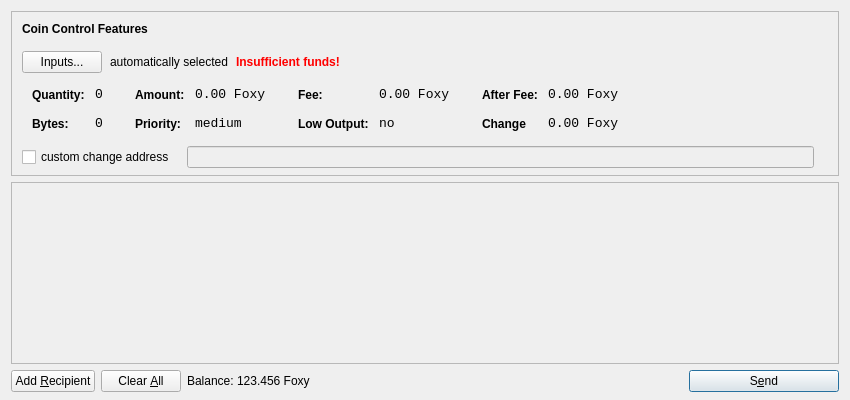
<?xml version="1.0" encoding="UTF-8"?>
<ui version="4.0">
 <class>SendCoinsDialog</class>
 <widget class="QDialog" name="SendCoinsDialog">
  <property name="geometry">
   <rect>
    <x>0</x>
    <y>0</y>
    <width>850</width>
    <height>400</height>
   </rect>
  </property>
  <property name="windowTitle">
   <string>Send Coins</string>
  </property>
  <layout class="QVBoxLayout" name="verticalLayout" stretch="0,1,0">
   <property name="bottomMargin">
    <number>8</number>
   </property>
   <item>
    <widget class="QFrame" name="frameCoinControl">
     <property name="sizePolicy">
      <sizepolicy hsizetype="Expanding" vsizetype="Expanding">
       <horstretch>0</horstretch>
       <verstretch>0</verstretch>
      </sizepolicy>
     </property>
     <property name="maximumSize">
      <size>
       <width>16777215</width>
       <height>16777215</height>
      </size>
     </property>
     <property name="frameShape">
      <enum>QFrame::StyledPanel</enum>
     </property>
     <property name="frameShadow">
      <enum>QFrame::Sunken</enum>
     </property>
     <layout class="QVBoxLayout" name="verticalLayoutCoinControl2">
      <property name="spacing">
       <number>-1</number>
      </property>
      <property name="leftMargin">
       <number>0</number>
      </property>
      <property name="topMargin">
       <number>0</number>
      </property>
      <property name="rightMargin">
       <number>0</number>
      </property>
      <property name="bottomMargin">
       <number>6</number>
      </property>
      <item>
       <layout class="QVBoxLayout" name="verticalLayoutCoinControl" stretch="0,0,0,0,1">
        <property name="spacing">
         <number>0</number>
        </property>
        <property name="leftMargin">
         <number>10</number>
        </property>
        <property name="topMargin">
         <number>10</number>
        </property>
        <item>
         <layout class="QHBoxLayout" name="horizontalLayoutCoinControl1">
          <property name="bottomMargin">
           <number>15</number>
          </property>
          <item>
           <widget class="QLabel" name="labelCoinControlFeatures">
            <property name="sizePolicy">
             <sizepolicy hsizetype="Preferred" vsizetype="Maximum">
              <horstretch>0</horstretch>
              <verstretch>0</verstretch>
             </sizepolicy>
            </property>
            <property name="font">
             <font>
              <weight>75</weight>
              <bold>true</bold>
             </font>
            </property>
            <property name="styleSheet">
             <string notr="true">font-weight:bold;</string>
            </property>
            <property name="text">
             <string>Coin Control Features</string>
            </property>
           </widget>
          </item>
         </layout>
        </item>
        <item>
         <layout class="QHBoxLayout" name="horizontalLayoutCoinControl2" stretch="0,0,0,0">
          <property name="spacing">
           <number>8</number>
          </property>
          <property name="bottomMargin">
           <number>10</number>
          </property>
          <item>
           <widget class="QPushButton" name="pushButtonCoinControl">
            <property name="styleSheet">
             <string notr="true"/>
            </property>
            <property name="text">
             <string>Inputs...</string>
            </property>
           </widget>
          </item>
          <item>
           <widget class="QLabel" name="labelCoinControlAutomaticallySelected">
            <property name="text">
             <string>automatically selected</string>
            </property>
            <property name="margin">
             <number>5</number>
            </property>
           </widget>
          </item>
          <item>
           <widget class="QLabel" name="labelCoinControlInsuffFunds">
            <property name="font">
             <font>
              <weight>75</weight>
              <bold>true</bold>
             </font>
            </property>
            <property name="styleSheet">
             <string notr="true">color:red;font-weight:bold;</string>
            </property>
            <property name="text">
             <string>Insufficient funds!</string>
            </property>
            <property name="margin">
             <number>5</number>
            </property>
           </widget>
          </item>
          <item>
           <spacer name="horizontalSpacerCoinControl">
            <property name="orientation">
             <enum>Qt::Horizontal</enum>
            </property>
            <property name="sizeHint" stdset="0">
             <size>
              <width>40</width>
              <height>1</height>
             </size>
            </property>
           </spacer>
          </item>
         </layout>
        </item>
        <item>
         <widget class="QWidget" name="widgetCoinControl" native="true">
          <property name="sizePolicy">
           <sizepolicy hsizetype="Preferred" vsizetype="Preferred">
            <horstretch>0</horstretch>
            <verstretch>0</verstretch>
           </sizepolicy>
          </property>
          <property name="minimumSize">
           <size>
            <width>0</width>
            <height>0</height>
           </size>
          </property>
          <property name="styleSheet">
           <string notr="true"/>
          </property>
          <layout class="QHBoxLayout" name="horizontalLayoutCoinControl5">
           <property name="margin">
            <number>0</number>
           </property>
           <item>
            <layout class="QHBoxLayout" name="horizontalLayoutCoinControl3" stretch="0,0,0,1">
             <property name="spacing">
              <number>20</number>
             </property>
             <property name="topMargin">
              <number>0</number>
             </property>
             <property name="bottomMargin">
              <number>10</number>
             </property>
             <item>
              <layout class="QFormLayout" name="formLayoutCoinControl1">
               <property name="horizontalSpacing">
                <number>10</number>
               </property>
               <property name="verticalSpacing">
                <number>14</number>
               </property>
               <property name="leftMargin">
                <number>10</number>
               </property>
               <property name="topMargin">
                <number>4</number>
               </property>
               <property name="rightMargin">
                <number>6</number>
               </property>
               <item row="0" column="0">
                <widget class="QLabel" name="labelCoinControlQuantityText">
                 <property name="styleSheet">
                  <string notr="true">font-weight:bold;</string>
                 </property>
                 <property name="text">
                  <string>Quantity:</string>
                 </property>
                 <property name="margin">
                  <number>0</number>
                 </property>
                </widget>
               </item>
               <item row="0" column="1">
                <widget class="QLabel" name="labelCoinControlQuantity">
                 <property name="font">
                  <font>
                   <family>Monospace</family>
                   <pointsize>10</pointsize>
                  </font>
                 </property>
                 <property name="cursor">
                  <cursorShape>IBeamCursor</cursorShape>
                 </property>
                 <property name="contextMenuPolicy">
                  <enum>Qt::ActionsContextMenu</enum>
                 </property>
                 <property name="text">
                  <string>0</string>
                 </property>
                 <property name="margin">
                  <number>0</number>
                 </property>
                 <property name="textInteractionFlags">
                  <set>Qt::LinksAccessibleByMouse|Qt::TextSelectableByKeyboard|Qt::TextSelectableByMouse</set>
                 </property>
                </widget>
               </item>
               <item row="1" column="0">
                <widget class="QLabel" name="labelCoinControlBytesText">
                 <property name="styleSheet">
                  <string notr="true">font-weight:bold;</string>
                 </property>
                 <property name="text">
                  <string>Bytes:</string>
                 </property>
                </widget>
               </item>
               <item row="1" column="1">
                <widget class="QLabel" name="labelCoinControlBytes">
                 <property name="font">
                  <font>
                   <family>Monospace</family>
                   <pointsize>10</pointsize>
                  </font>
                 </property>
                 <property name="cursor">
                  <cursorShape>IBeamCursor</cursorShape>
                 </property>
                 <property name="contextMenuPolicy">
                  <enum>Qt::ActionsContextMenu</enum>
                 </property>
                 <property name="text">
                  <string>0</string>
                 </property>
                 <property name="textInteractionFlags">
                  <set>Qt::LinksAccessibleByMouse|Qt::TextSelectableByKeyboard|Qt::TextSelectableByMouse</set>
                 </property>
                </widget>
               </item>
              </layout>
             </item>
             <item>
              <layout class="QFormLayout" name="formLayoutCoinControl2">
               <property name="horizontalSpacing">
                <number>10</number>
               </property>
               <property name="verticalSpacing">
                <number>14</number>
               </property>
               <property name="leftMargin">
                <number>6</number>
               </property>
               <property name="topMargin">
                <number>4</number>
               </property>
               <property name="rightMargin">
                <number>6</number>
               </property>
               <item row="0" column="0">
                <widget class="QLabel" name="labelCoinControlAmountText">
                 <property name="styleSheet">
                  <string notr="true">font-weight:bold;</string>
                 </property>
                 <property name="text">
                  <string>Amount:</string>
                 </property>
                 <property name="margin">
                  <number>0</number>
                 </property>
                </widget>
               </item>
               <item row="0" column="1">
                <widget class="QLabel" name="labelCoinControlAmount">
                 <property name="font">
                  <font>
                   <family>Monospace</family>
                   <pointsize>10</pointsize>
                  </font>
                 </property>
                 <property name="cursor">
                  <cursorShape>IBeamCursor</cursorShape>
                 </property>
                 <property name="contextMenuPolicy">
                  <enum>Qt::ActionsContextMenu</enum>
                 </property>
                 <property name="text">
                  <string>0.00 Foxy</string>
                 </property>
                 <property name="textInteractionFlags">
                  <set>Qt::LinksAccessibleByMouse|Qt::TextSelectableByKeyboard|Qt::TextSelectableByMouse</set>
                 </property>
                </widget>
               </item>
               <item row="1" column="0">
                <widget class="QLabel" name="labelCoinControlPriorityText">
                 <property name="styleSheet">
                  <string notr="true">font-weight:bold;</string>
                 </property>
                 <property name="text">
                  <string>Priority:</string>
                 </property>
                </widget>
               </item>
               <item row="1" column="1">
                <widget class="QLabel" name="labelCoinControlPriority">
                 <property name="font">
                  <font>
                   <family>Monospace</family>
                   <pointsize>10</pointsize>
                  </font>
                 </property>
                 <property name="cursor">
                  <cursorShape>IBeamCursor</cursorShape>
                 </property>
                 <property name="contextMenuPolicy">
                  <enum>Qt::ActionsContextMenu</enum>
                 </property>
                 <property name="text">
                  <string>medium</string>
                 </property>
                 <property name="textInteractionFlags">
                  <set>Qt::LinksAccessibleByMouse|Qt::TextSelectableByKeyboard|Qt::TextSelectableByMouse</set>
                 </property>
                </widget>
               </item>
              </layout>
             </item>
             <item>
              <layout class="QFormLayout" name="formLayoutCoinControl3">
               <property name="horizontalSpacing">
                <number>10</number>
               </property>
               <property name="verticalSpacing">
                <number>14</number>
               </property>
               <property name="leftMargin">
                <number>6</number>
               </property>
               <property name="topMargin">
                <number>4</number>
               </property>
               <property name="rightMargin">
                <number>6</number>
               </property>
               <item row="0" column="0">
                <widget class="QLabel" name="labelCoinControlFeeText">
                 <property name="styleSheet">
                  <string notr="true">font-weight:bold;</string>
                 </property>
                 <property name="text">
                  <string>Fee:</string>
                 </property>
                 <property name="margin">
                  <number>0</number>
                 </property>
                </widget>
               </item>
               <item row="0" column="1">
                <widget class="QLabel" name="labelCoinControlFee">
                 <property name="font">
                  <font>
                   <family>Monospace</family>
                   <pointsize>10</pointsize>
                  </font>
                 </property>
                 <property name="cursor">
                  <cursorShape>IBeamCursor</cursorShape>
                 </property>
                 <property name="contextMenuPolicy">
                  <enum>Qt::ActionsContextMenu</enum>
                 </property>
                 <property name="text">
                  <string>0.00 Foxy</string>
                 </property>
                 <property name="textInteractionFlags">
                  <set>Qt::LinksAccessibleByMouse|Qt::TextSelectableByKeyboard|Qt::TextSelectableByMouse</set>
                 </property>
                </widget>
               </item>
               <item row="1" column="0">
                <widget class="QLabel" name="labelCoinControlLowOutputText">
                 <property name="styleSheet">
                  <string notr="true">font-weight:bold;</string>
                 </property>
                 <property name="text">
                  <string>Low Output:</string>
                 </property>
                </widget>
               </item>
               <item row="1" column="1">
                <widget class="QLabel" name="labelCoinControlLowOutput">
                 <property name="font">
                  <font>
                   <family>Monospace</family>
                   <pointsize>10</pointsize>
                  </font>
                 </property>
                 <property name="cursor">
                  <cursorShape>IBeamCursor</cursorShape>
                 </property>
                 <property name="contextMenuPolicy">
                  <enum>Qt::ActionsContextMenu</enum>
                 </property>
                 <property name="text">
                  <string>no</string>
                 </property>
                 <property name="textInteractionFlags">
                  <set>Qt::LinksAccessibleByMouse|Qt::TextSelectableByKeyboard|Qt::TextSelectableByMouse</set>
                 </property>
                </widget>
               </item>
              </layout>
             </item>
             <item>
              <layout class="QFormLayout" name="formLayoutCoinControl4">
               <property name="horizontalSpacing">
                <number>10</number>
               </property>
               <property name="verticalSpacing">
                <number>14</number>
               </property>
               <property name="leftMargin">
                <number>6</number>
               </property>
               <property name="topMargin">
                <number>4</number>
               </property>
               <property name="rightMargin">
                <number>6</number>
               </property>
               <item row="0" column="0">
                <widget class="QLabel" name="labelCoinControlAfterFeeText">
                 <property name="styleSheet">
                  <string notr="true">font-weight:bold;</string>
                 </property>
                 <property name="text">
                  <string>After Fee:</string>
                 </property>
                 <property name="margin">
                  <number>0</number>
                 </property>
                </widget>
               </item>
               <item row="0" column="1">
                <widget class="QLabel" name="labelCoinControlAfterFee">
                 <property name="font">
                  <font>
                   <family>Monospace</family>
                   <pointsize>10</pointsize>
                  </font>
                 </property>
                 <property name="cursor">
                  <cursorShape>IBeamCursor</cursorShape>
                 </property>
                 <property name="contextMenuPolicy">
                  <enum>Qt::ActionsContextMenu</enum>
                 </property>
                 <property name="text">
                  <string>0.00 Foxy</string>
                 </property>
                 <property name="textInteractionFlags">
                  <set>Qt::LinksAccessibleByMouse|Qt::TextSelectableByKeyboard|Qt::TextSelectableByMouse</set>
                 </property>
                </widget>
               </item>
               <item row="1" column="0">
                <widget class="QLabel" name="labelCoinControlChangeText">
                 <property name="styleSheet">
                  <string notr="true">font-weight:bold;</string>
                 </property>
                 <property name="text">
                  <string>Change</string>
                 </property>
                </widget>
               </item>
               <item row="1" column="1">
                <widget class="QLabel" name="labelCoinControlChange">
                 <property name="font">
                  <font>
                   <family>Monospace</family>
                   <pointsize>10</pointsize>
                  </font>
                 </property>
                 <property name="cursor">
                  <cursorShape>IBeamCursor</cursorShape>
                 </property>
                 <property name="contextMenuPolicy">
                  <enum>Qt::ActionsContextMenu</enum>
                 </property>
                 <property name="text">
                  <string>0.00 Foxy</string>
                 </property>
                 <property name="textInteractionFlags">
                  <set>Qt::LinksAccessibleByMouse|Qt::TextSelectableByKeyboard|Qt::TextSelectableByMouse</set>
                 </property>
                </widget>
               </item>
              </layout>
             </item>
            </layout>
           </item>
          </layout>
         </widget>
        </item>
        <item>
         <layout class="QHBoxLayout" name="horizontalLayoutCoinControl4" stretch="0,0,0">
          <property name="spacing">
           <number>12</number>
          </property>
          <property name="sizeConstraint">
           <enum>QLayout::SetDefaultConstraint</enum>
          </property>
          <property name="topMargin">
           <number>5</number>
          </property>
          <property name="rightMargin">
           <number>5</number>
          </property>
          <item>
           <widget class="QCheckBox" name="checkBoxCoinControlChange">
            <property name="text">
             <string>custom change address</string>
            </property>
           </widget>
          </item>
          <item>
           <widget class="QLineEdit" name="lineEditCoinControlChange">
            <property name="enabled">
             <bool>false</bool>
            </property>
            <property name="sizePolicy">
             <sizepolicy hsizetype="Expanding" vsizetype="Fixed">
              <horstretch>0</horstretch>
              <verstretch>0</verstretch>
             </sizepolicy>
            </property>
           </widget>
          </item>
          <item>
           <widget class="QLabel" name="labelCoinControlChangeLabel">
            <property name="sizePolicy">
             <sizepolicy hsizetype="Preferred" vsizetype="Expanding">
              <horstretch>0</horstretch>
              <verstretch>0</verstretch>
             </sizepolicy>
            </property>
            <property name="minimumSize">
             <size>
              <width>0</width>
              <height>0</height>
             </size>
            </property>
            <property name="text">
             <string/>
            </property>
            <property name="margin">
             <number>3</number>
            </property>
           </widget>
          </item>
         </layout>
        </item>
        <item>
         <spacer name="verticalSpacerCoinControl">
          <property name="orientation">
           <enum>Qt::Vertical</enum>
          </property>
          <property name="sizeHint" stdset="0">
           <size>
            <width>800</width>
            <height>1</height>
           </size>
          </property>
         </spacer>
        </item>
       </layout>
      </item>
     </layout>
    </widget>
   </item>
   <item>
    <widget class="QScrollArea" name="scrollArea">
     <property name="widgetResizable">
      <bool>true</bool>
     </property>
     <widget class="QWidget" name="scrollAreaWidgetContents">
      <property name="geometry">
       <rect>
        <x>0</x>
        <y>0</y>
        <width>830</width>
        <height>165</height>
       </rect>
      </property>
      <layout class="QVBoxLayout" name="verticalLayout_2">
       <property name="margin">
        <number>0</number>
       </property>
       <item>
        <layout class="QVBoxLayout" name="entries">
         <property name="spacing">
          <number>6</number>
         </property>
        </layout>
       </item>
       <item>
        <spacer name="verticalSpacer">
         <property name="orientation">
          <enum>Qt::Vertical</enum>
         </property>
         <property name="sizeHint" stdset="0">
          <size>
           <width>20</width>
           <height>40</height>
          </size>
         </property>
        </spacer>
       </item>
      </layout>
     </widget>
    </widget>
   </item>
   <item>
    <layout class="QHBoxLayout" name="horizontalLayout">
     <item>
      <widget class="QPushButton" name="addButton">
       <property name="toolTip">
        <string>Send to multiple recipients at once</string>
       </property>
       <property name="text">
        <string>Add &amp;Recipient</string>
       </property>
       <property name="icon">
        <iconset resource="../bitcoin.qrc">
         <normaloff>:/icons/add</normaloff>:/icons/add</iconset>
       </property>
       <property name="autoDefault">
        <bool>false</bool>
       </property>
      </widget>
     </item>
     <item>
      <widget class="QPushButton" name="clearButton">
       <property name="sizePolicy">
        <sizepolicy hsizetype="Minimum" vsizetype="Fixed">
         <horstretch>0</horstretch>
         <verstretch>0</verstretch>
        </sizepolicy>
       </property>
       <property name="toolTip">
        <string>Remove all transaction fields</string>
       </property>
       <property name="text">
        <string>Clear &amp;All</string>
       </property>
       <property name="icon">
        <iconset resource="../bitcoin.qrc">
         <normaloff>:/icons/remove</normaloff>:/icons/remove</iconset>
       </property>
       <property name="autoRepeatDelay">
        <number>300</number>
       </property>
       <property name="autoDefault">
        <bool>false</bool>
       </property>
      </widget>
     </item>
     <item>
      <layout class="QHBoxLayout" name="horizontalLayout_2">
       <property name="spacing">
        <number>3</number>
       </property>
       <item>
        <widget class="QLabel" name="label">
         <property name="sizePolicy">
          <sizepolicy hsizetype="Preferred" vsizetype="Fixed">
           <horstretch>0</horstretch>
           <verstretch>0</verstretch>
          </sizepolicy>
         </property>
         <property name="text">
          <string>Balance:</string>
         </property>
        </widget>
       </item>
       <item>
        <widget class="QLabel" name="labelBalance">
         <property name="sizePolicy">
          <sizepolicy hsizetype="Preferred" vsizetype="Fixed">
           <horstretch>0</horstretch>
           <verstretch>0</verstretch>
          </sizepolicy>
         </property>
         <property name="cursor">
          <cursorShape>IBeamCursor</cursorShape>
         </property>
         <property name="text">
          <string>123.456 Foxy</string>
         </property>
         <property name="textInteractionFlags">
          <set>Qt::LinksAccessibleByMouse|Qt::TextSelectableByKeyboard|Qt::TextSelectableByMouse</set>
         </property>
        </widget>
       </item>
      </layout>
     </item>
     <item>
      <spacer name="horizontalSpacer">
       <property name="orientation">
        <enum>Qt::Horizontal</enum>
       </property>
       <property name="sizeHint" stdset="0">
        <size>
         <width>40</width>
         <height>20</height>
        </size>
       </property>
      </spacer>
     </item>
     <item>
      <widget class="QPushButton" name="sendButton">
       <property name="minimumSize">
        <size>
         <width>150</width>
         <height>0</height>
        </size>
       </property>
       <property name="toolTip">
        <string>Confirm the send action</string>
       </property>
       <property name="text">
        <string>S&amp;end</string>
       </property>
       <property name="icon">
        <iconset resource="../bitcoin.qrc">
         <normaloff>:/icons/send</normaloff>:/icons/send</iconset>
       </property>
       <property name="default">
        <bool>true</bool>
       </property>
      </widget>
     </item>
    </layout>
   </item>
  </layout>
 </widget>
 <resources>
  <include location="../bitcoin.qrc"/>
 </resources>
 <connections/>
</ui>
